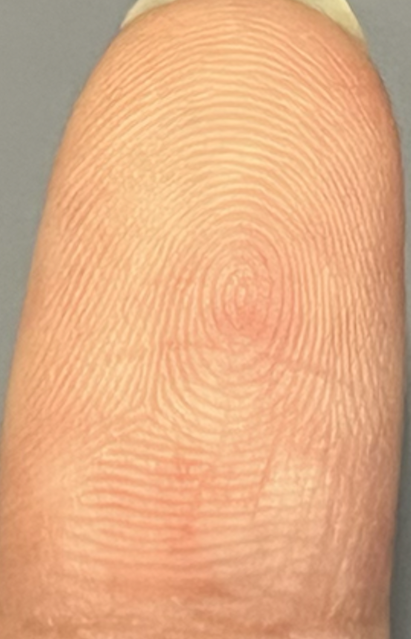
#> input picture input image/earncap.png, 822 x 1278 px, found by its file name (shown at 1/2 size)
$ python remove.py
#> lines starting #> are read from the running program, lines starting #| are printed output that depends on the picture; after the words box and inside, x2 and y2 are one past the last pixel; in counts of white or black regions, pixels touching at a corner belong together
import cv2 as cv
import matplotlib.pyplot as plt
import numpy as np

img = cv.imread('earncap.png')
#> img is the input picture: shape (1278, 822, 3); mean B, G, R 130.9, 170.6, 223.2
img = cv.resize(img, [350,600]) #resize to smaller
#> img: shape (600, 350, 3)
img2 = cv.imread('earncap.png')
img2 = cv.resize(img2, [350,600])
# cv.imshow("input",img)
# cv.imshow("input2",img2)

#Sequence unpacking
height, width = img.shape[:2]
#> height = 600; width = 350
height, width = img2.shape[:2]

##Get fg by GrabCut(rect)
mask = np.zeros(img.shape[:2],np.uint8)
bgdModel = np.zeros((1,65),np.float64) #background
fgdModel = np.zeros((1,65),np.float64) #foreground
rect = (10,10,width-40,height-40) #rectangle(x,y,w,h)
#> rect = (10, 10, 310, 560)
cv.grabCut(img,mask,rect,bgdModel,fgdModel,4,cv.GC_INIT_WITH_RECT) #no. is iteration
mask = np.where((mask==2)|(mask==0),0,1).astype("uint8") #newmask=(0pix,2pix in 0(bg))(1pix,3pix in 1(fg))
grab = img*mask[:,:,np.newaxis]
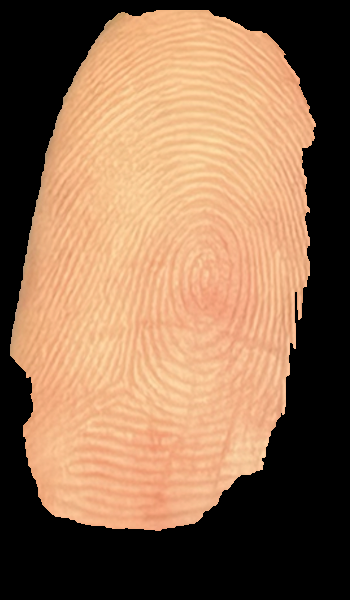
#> grab: shape (600, 350, 3); mean B, G, R 81.9, 109.5, 144.8
# plt.imshow(grab)
mask2 = np.zeros(img2.shape[:2],np.uint8)
cv.grabCut(img2,mask2,rect,bgdModel,fgdModel,4,cv.GC_INIT_WITH_RECT) #no. is iteration
mask2 = np.where((mask2==2)|(mask2==0),0,1).astype("uint8") #newmask=(0pix,2pix in 0(bg))(1pix,3pix in 1(fg))
grab2 = img2*mask2[:,:,np.newaxis]
# plt.imshow(grab2)

# Get bg from the difference of img&fg
background = cv.absdiff(img,grab)
background2 = cv.absdiff(img2,grab2)

# # Change all pixels in bg (that are not black) to white
background[np.where((background > [0,0,0]).all(axis = 2))] = [255,255,255]
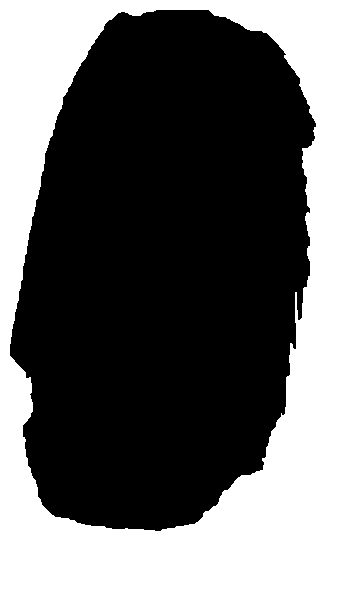
#> background: shape (600, 350, 3); 40.4% white; 1 white region, box (x1, y1, x2, y2) and area: (0, 0, 350, 600) 84806
outremove = background + grab
# cv.imshow('remove bg', outremove )
background2[np.where((background2 > [0,0,0]).all(axis = 2))] = [255,255,255]
#> background2: shape (600, 350, 3); 40.4% white; 1 white region, box (x1, y1, x2, y2) and area: (0, 0, 350, 600) 84814
outremove2 = background2 + grab2
# cv.imshow('remove bg2', outremove2 )

##sharpen by kernel
kernel = np.array([[-1,-1,-1], [-1,9,-1], [-1,-1,-1]]) #adjust the kernel
# kernel = np.array([[-1, -1, -1, -1, -1], [-1, -1, -1, -1, -1], [-1, -1, 9, -1, -1], [-1, -1, -1, -1, -1], [-1, -1, -1, -1, -1]])
sharp = cv.filter2D(outremove, -1, kernel)
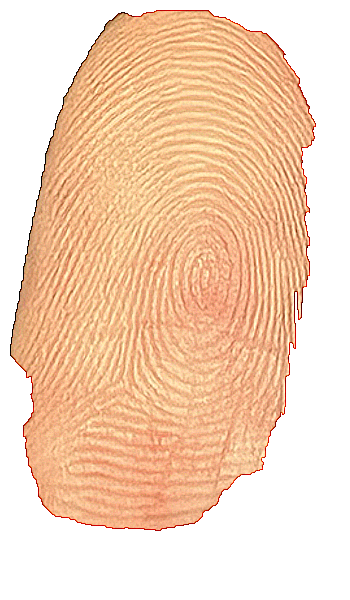
#> sharp: shape (600, 350, 3); mean B, G, R 183.8, 211.3, 245.1
cv.imshow("sharpen via filter",sharp)
kernel2 = np.array([[-1,-1,-1], [-1,9,-1], [-1,-1,-1]])
# kernel2 = np.array([[-1, -1, -1, -1, -1], [-1, -1, -1, -1, -1], [-1, -1, 9, -1, -1], [-1, -1, -1, -1, -1], [-1, -1, -1, -1, -1]])
sharp2 = cv.filter2D(outremove2, -1, kernel2)
# cv.imshow("sharpen via filter",sharp2)

gray = cv.cvtColor(sharp, cv.COLOR_BGR2GRAY)
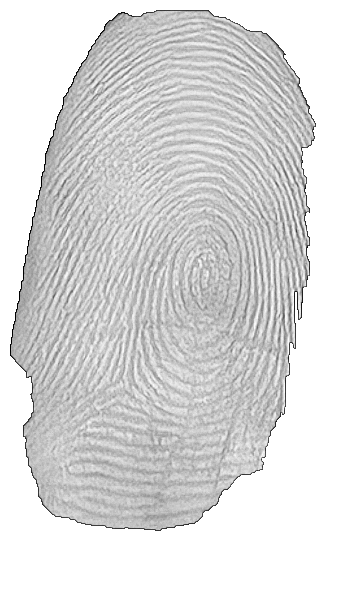
#> gray: shape (600, 350); min 0, max 255, mean 218.3
gray2 = cv.cvtColor(sharp2, cv.COLOR_BGR2GRAY)
# cv.imshow("gray scale", gray)
# cv.imshow("gray scale", gray2)

# #edge detection
blur = cv.GaussianBlur(gray, (3,3), 0)
blur2 = cv.GaussianBlur(gray2, (3,3), 0)
# plt.imshow(blur, cmap='gray')
# plt.imshow(blur2, cmap='gray')

canny = cv.Canny(blur, threshold1 = 20, threshold2 = 10)
#> canny: shape (600, 350); 21.3% white in thin lines or dots, all inside (x1, y1, x2, y2) = (9, 9, 317, 532)
# cv.imshow("canny" ,canny)
canny2 = cv.Canny(blur2, threshold1 = 20, threshold2 = 10)
# cv.imshow("canny" ,canny2)

#convert to binary image
ret, thresh = cv.threshold(canny, 240, 255, cv.THRESH_BINARY)
# cv.imshow('binary', thresh)
ret2, thresh2 = cv.threshold(canny2, 240, 255, cv.THRESH_BINARY)
# cv.imshow('binary', thresh2)

##thinning
thin = cv.ximgproc.thinning(thresh)
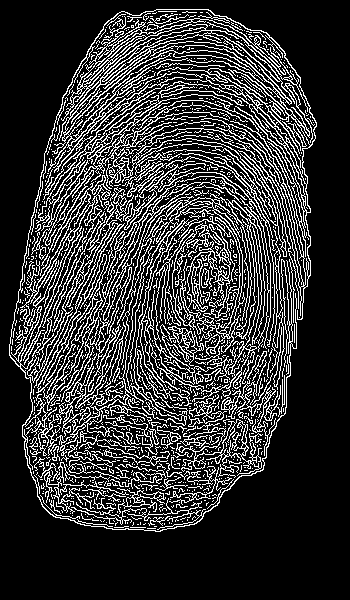
#> thin: shape (600, 350); 20.3% white in thin lines or dots, all inside (x1, y1, x2, y2) = (9, 9, 317, 532)
# # cv.imshow('thinning',thin)
thin2 = cv.ximgproc.thinning(thresh2)
# # cv.imshow('thinning2',thin2)

##keypoint
# orb = cv.ORB_create(nfeatures=100) #no. of kp
# kp, des = orb.detectAndCompute(thin, None) #img1
# kp2, des2 = orb.detectAndCompute(thin2, None) #img2
sift = cv.xfeatures2d.SIFT_create(nfeatures = 1000)
kp, des = sift.detectAndCompute(thin, None) #img1
#> kp = 1000 keypoints; strongest (x, y, size): (208, 351, 1.8), (181, 449, 1.9), (104, 401, 1.9), (154, 119, 1.8)
kp2, des2 = sift.detectAndCompute(thin2, None) #img2
#> kp2 = 1001 keypoints; strongest (x, y, size): (208, 351, 1.8), (181, 449, 1.9), (104, 401, 1.9), (154, 119, 1.8)
keypoint = cv.drawKeypoints(thin, kp, None, color=(0, 255, 0), flags=cv.DRAW_MATCHES_FLAGS_DRAW_RICH_KEYPOINTS)
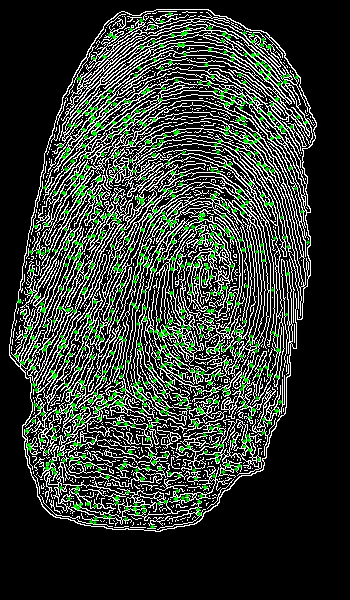
#> keypoint: shape (600, 350, 3); mean of channels 0, 1, 2 50.9, 58.5, 50.9; drawn as B, G, R
keypoint2 = cv.drawKeypoints(thin2, kp, None, color=(0, 255, 0), flags=cv.DRAW_MATCHES_FLAGS_DRAW_RICH_KEYPOINTS)
print("\nNumber of keypoints Detected: ", len(kp))
#| Number of keypoints Detected:  1000
print("\nNumber of keypoints Detected: ", len(kp2))
#| Number of keypoints Detected:  1001
cv.imshow('keypoint', keypoint)
cv.imshow('keypoint2', keypoint2)

###matches
matcher = cv.DescriptorMatcher_create(cv.DescriptorMatcher_FLANNBASED)
nn_match = matcher.knnMatch(des, des2, 2)
#> nn_match = 1000 matches
bf = cv.BFMatcher(cv.NORM_L1, crossCheck=True)
matches = sorted(bf.match(des, des2), key= lambda match:match.distance)
#> matches = 999 matches

good = []
match_ratio = 0.1 #nearest neighbor matching ratio
for m,n in nn_match:
        if m.distance < match_ratio * n.distance:
            good.append(m)
#> after the loop, good = 998 matches
keypoints = 0
if len(kp) <= len(kp2):
    keypoints = len(kp)
#> keypoints = 1000
else:
    keypoints = len(kp2)
print("\nGood Matches:", len(good))
#| Good Matches: 998
print("\nGood Matches percentage: ", len(good) / keypoints * 100, "%")
#| Good Matches percentage:  99.8 %

#sort in order of distance
# match = sorted(nn_match, key=lambda x:x.distance)

##draw match
## out = cv.drawMatches(thin, kp, thin2, kp2, match[:10], None, flags = cv.DrawMatchesFlags_NOT_DRAW_SINGLE_POINTS)
out = cv.drawMatches(thin, kp, thin, kp2, good, None)
out = cv.drawMatches(thin, kp, thin2, kp2, matches, flags=2, outImg=None)
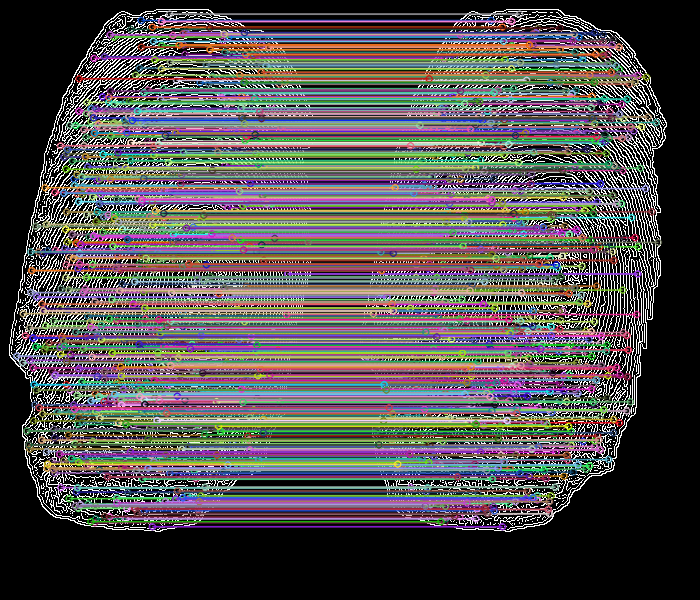
#> out: shape (600, 700, 3); mean of channels 0, 1, 2 79.6, 79.2, 83.3; drawn as B, G, R
# cv.imshow("output", out)

score = 0
for match in matches:
    score += match.distance
#> after the loop, score = 128
score_threshold = 40
if score/len(nn_match) < score_threshold:
    print("Fingerprints match.")
else:
    print("Fingerprints don't match.")

print(score)
#| 128.0
print(len(nn_match))
#| 1000

# [42 lines of commented-out code are left out]

plt.show()
cv.waitKey(0)
cv.destroyAllWindows()

$ run again, with input image/earnn.png copied over input image/earncap.png
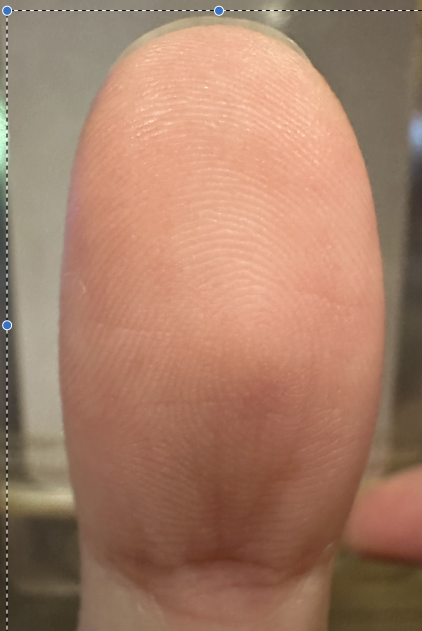
#> input picture input image/earnn.png, 844 x 1262 px, found by its file name (shown at 1/2 size)
#> img is the input picture: shape (1262, 844, 3); mean B, G, R 103.3, 125.7, 164.9
#> img: shape (600, 350, 3)
#> `background[np.where((background > [0,0,0]).all(axis = 2))] = [255,255,..`:
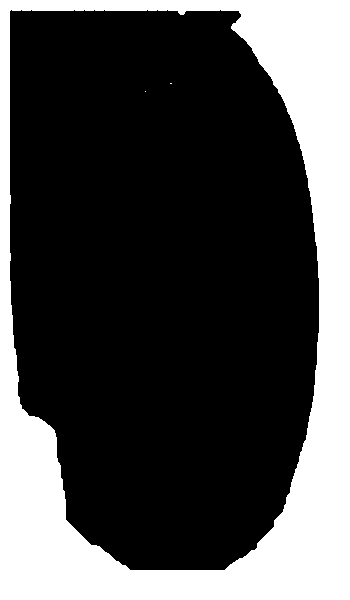
#> background: shape (600, 350, 3); 29.2% white; 3 white regions (2 under 20 px), largest, box (x1, y1, x2, y2) and area: (0, 0, 350, 600) 61378
#> canny: shape (600, 350); 26.5% white in thin lines or dots, all inside (x1, y1, x2, y2) = (9, 10, 320, 571)
#> canny2: shape (600, 350); 26.3% white in thin lines or dots, all inside (x1, y1, x2, y2) = (9, 10, 320, 569)
#> kp = 1000 keypoints; strongest (x, y, size): (149, 317, 1.8), (93, 467, 1.9), (168, 377, 1.9), (199, 565, 1.9)
#> kp2 = 1000 keypoints; strongest (x, y, size): (149, 317, 1.8), (93, 467, 1.9), (168, 377, 1.9), (211, 253, 2)
#| Number of keypoints Detected:  1000
#| Number of keypoints Detected:  1000
#> nn_match = 1000 matches
#> matches = 980 matches
#> after the loop `for m,n in nn_match:`: good = 965 matches
#> keypoints = 1000
#| Good Matches: 965
#| Good Matches percentage:  96.5 %
#> `out = cv.drawMatches(thin, kp, thin2, kp2, matches, flags=2, outImg=No..`:
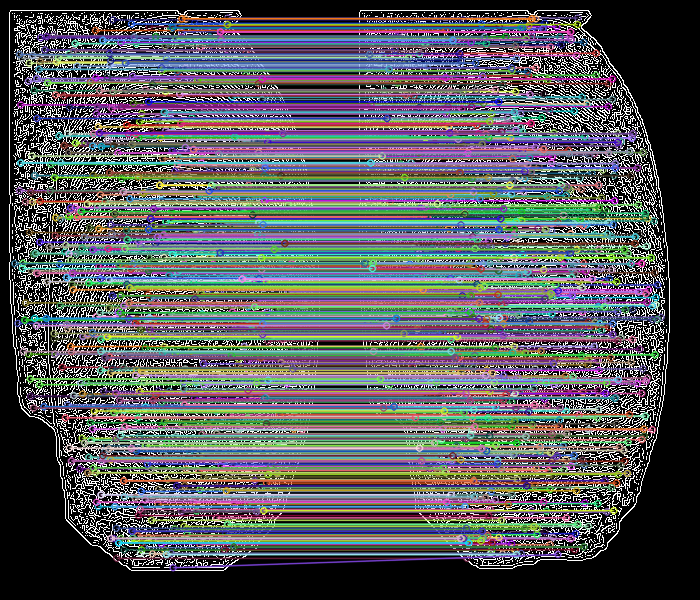
#> out: shape (600, 700, 3); mean of channels 0, 1, 2 92.4, 89.8, 88.3; drawn as B, G, R
#> after the loop `for match in matches:`: score = 9100
#| 9100.0
#| 1000

$ run again, with input image/earnn2.png copied over input image/earncap.png
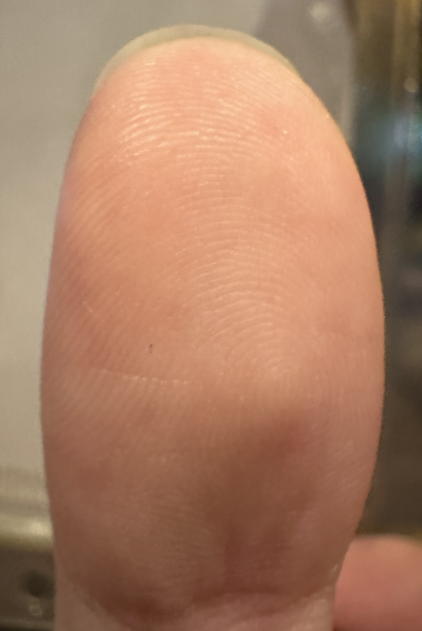
#> input picture input image/earnn2.png, 844 x 1262 px, found by its file name (shown at 1/2 size)
#> img is the input picture: shape (1262, 844, 3); mean B, G, R 99, 125.1, 167.7
#> img: shape (600, 350, 3)
#> `background[np.where((background > [0,0,0]).all(axis = 2))] = [255,255,..`:
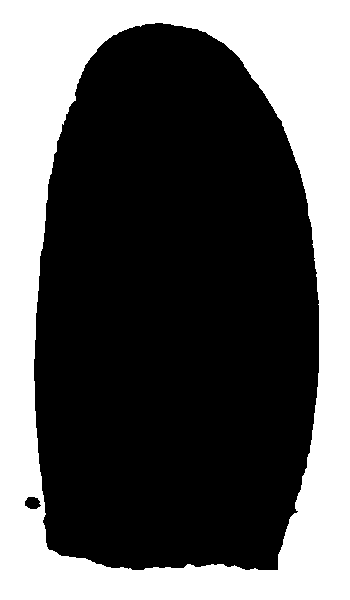
#> background: shape (600, 350, 3); 37% white; 1 white region, box (x1, y1, x2, y2) and area: (0, 0, 350, 600) 77621
#> canny: shape (600, 350); 23.5% white in thin lines or dots, all inside (x1, y1, x2, y2) = (24, 22, 320, 571)
#> kp = 1001 keypoints; strongest (x, y, size): (247, 397, 2), (107, 377, 1.9), (191, 466, 1.9), (48, 375, 1.9)
#> kp2 = 1000 keypoints; strongest (x, y, size): (247, 397, 2), (107, 377, 1.9), (191, 466, 1.9), (48, 375, 1.9)
#| Number of keypoints Detected:  1001
#| Number of keypoints Detected:  1000
#> nn_match = 1001 matches
#> matches = 990 matches
#> after the loop `for m,n in nn_match:`: good = 965 matches
#> keypoints = 1000
#| Good Matches: 965
#| Good Matches percentage:  96.5 %
#> `out = cv.drawMatches(thin, kp, thin2, kp2, matches, flags=2, outImg=No..`:
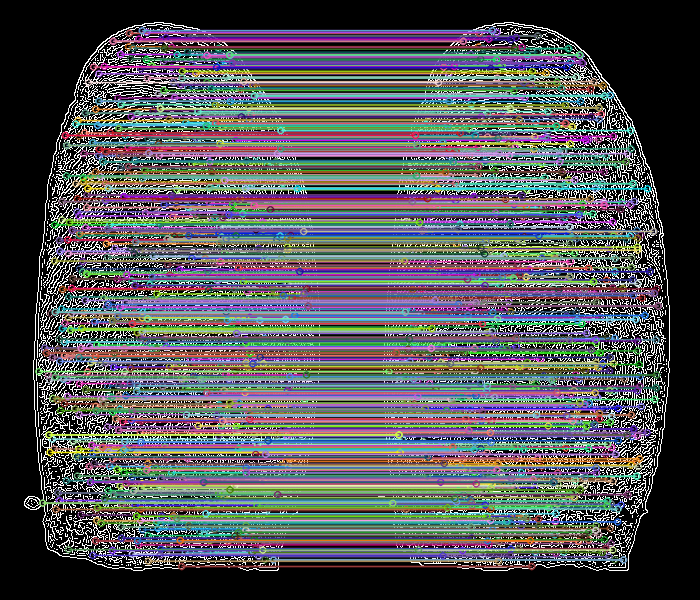
#> out: shape (600, 700, 3); mean of channels 0, 1, 2 87.3, 84.3, 83.8; drawn as B, G, R
#> after the loop `for match in matches:`: score = 12400
#| 12400.0
#| 1001
